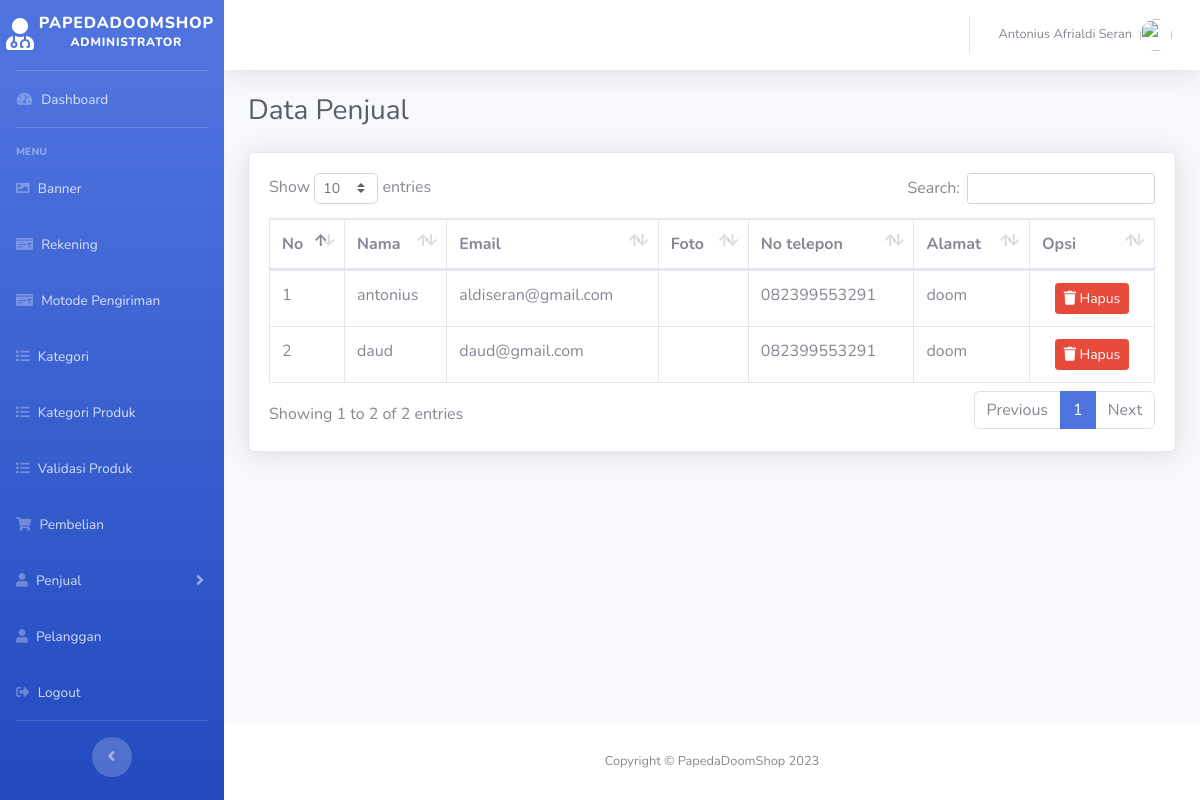
Page /admin/index.php?penjual (signed in) on the committed database.
### tables this page shows
CREATE TABLE `penjual` (
  `id_penjual` int(11) NOT NULL,
  `id_toko` int(11) NOT NULL,
  `id_data_bank` int(11) NOT NULL,
  `nama_penjual` varchar(50) NOT NULL,
  `username` varchar(50) NOT NULL,
  `email` varchar(255) NOT NULL,
  `no_hp` char(12) DEFAULT NULL,
  `alamat_penjual` varchar(50) NOT NULL,
  `gambar_penjual` varchar(255) NOT NULL,
  `kata_sandi` varchar(255) NOT NULL
);

### admin/penjual.php (the view, shortened to what this page needs)
<?php
    $ambil = $koneksi->query("SELECT * FROM penjual");
    $data_penjual = array();
    while($pecah = $ambil->fetch_assoc()){
        $data_penjual[] = $pecah;
    }
?>
<h1 class="h3 mb-4 text-gray-800">Data Penjual</h1>
<div class="card shadow">
    <div class="card-body">
        <div class="table-responsive">
            <table class="table table-bordered" id="dataTable" width="100%" cellspacing="0">
                <thead>
                    <tr>
                        <th>No</th>
                        <th>Nama</th>
                        <th>Email</th>
                        <th>Foto</th>
                        <th>No telepon</th>
                        <th>Alamat</th>
                        <th>Opsi</th>
                    </tr>
                </thead>
                <tbody>
                    <?php foreach ($data_penjual as $key => $values): ?>
                        <tr>
                            <td width="50"><?php echo $key+1 ?></td>
                            <td><?php echo $values['nama_penjual'] ?></td>
                            <td><?php echo $values['email'] ?></td>
                            <td>
                            </td>
                            <td><?php echo $values['no_hp'] ?></td>
                            <td><?php echo $values['alamat_penjual'] ?></td>
                            <td class="text-center" width="100">
                                <a href="index.php?hapus_penjual&id_penjual=<?php echo $values['id_penjual'] ?>" class="btn btn-sm btn-danger">
                                    <i class="fas fa-trash"></i> Hapus
                                </a>
                            </td>
                        </tr>
                    <?php endforeach ?>
                </tbody>
            </table>
        </div>
    </div>
</div>

### admin/index.php (shortened to what this page needs)
<?php
include '../config/koneksi.php';
$id_admin = isset($_SESSION['id_admin']) ? $_SESSION['id_admin'] : '';
$ambil = $koneksi->query("SELECT * FROM admin WHERE id_admin = $id_admin");
$data_admin = $ambil->fetch_assoc();
?>
<!DOCTYPE html>
<html lang="en">
<head>
    <link href="../assets/admin/vendor/fontawesome-free/css/all.min.css" rel="stylesheet" type="text/css">
    <link href="../assets/admin/css/sb-admin-2.min.css" rel="stylesheet">
    <link href="../assets/admin/vendor/datatables/dataTables.bootstrap4.min.css" rel="stylesheet">
</head>
<body id="page-top">
    <div id="wrapper">
        <ul class="navbar-nav bg-gradient-primary sidebar sidebar-dark accordion" id="accordionSidebar">
            <a class="sidebar-brand d-flex align-items-center justify-content-center" href="index.php">
                <div class="sidebar-brand-icon ">
                    <i class="fas fa-user-md"></i>
                </div>
                <div class="sidebar-brand-text mx-1">papedadoomshop <sup>Administrator</sup></div>
            </a>
            <hr class="sidebar-divider my-0">
            <li class="nav-item">
                <a class="nav-link" href="index.php">
                    <i class="fas fa-fw fa-tachometer-alt"></i>
                    <span>Dashboard</span></a>
            </li>
            <hr class="sidebar-divider">
            <div class="sidebar-heading">
                Menu
            </div>
            <li class="nav-item">
                <a class="nav-link" href="index.php?banner_utama">
                    <i class="fas fa-image"></i>
                    <span>Banner</span>
                </a>
            </li>
            <li class="nav-item">
                <a class="nav-link" href="index.php?rekening">
                <i class="fas fa-solib fa-money-check"></i>
                    <span> Rekening</span>
                </a>
            </li>
             <li class="nav-item">
                <a class="nav-link" href="index.php?ongkir">
                <i class="fas fa-solib fa-money-check"></i>
                    <span> Motode Pengiriman</span>
                </a>
            </li>
            <li class="nav-item">
                <a class="nav-link" href="index.php?kategori">
                    <i class="fas fa-list"></i>
                    <span>Kategori</span>
                </a>
            </li>
             <li class="nav-item">
                <a class="nav-link" href="index.php?kategori_produk">
                    <i class="fas fa-list"></i>
                    <span>Kategori Produk</span>
                </a>
            </li>
            <li class="nav-item">
                <a class="nav-link" href="index.php?produk">
                    <i class="fas fa-list"></i>
                    <span>Validasi Produk</span>
                </a>
            </li>
            <li class="nav-item">
                <a class="nav-link" href="index.php?pembelian">
                    <i class="fas fa-shopping-cart"></i>
                    <span>Pembelian</span>
                </a>
            </li>
            <li class="nav-item">
                <a class="nav-link collapsed" href="#" data-toggle="collapse" data-target="#collapseTwo"
                    aria-expanded="true" aria-controls="collapseTwo">
                    <i class="fas fa-user"></i>
                    <span>Penjual</span>
                </a>
            </li>
            <li class="nav-item">
                <a class="nav-link" href="index.php?pelanggan">
                    <i class="fas fa-user"></i>
                    <span>Pelanggan</span>
                </a>
            </li>
            <li class="nav-item">
                <a class="nav-link" href="../index.php?logout">
                    <i class="fas fa-sign-out-alt"></i>
                    <span>Logout</span>
                </a>
            </li>
            <hr class="sidebar-divider d-none d-md-block">
            <div class="text-center d-none d-md-inline">
                <button class="rounded-circle border-0" id="sidebarToggle"></button>
            </div>
        </ul>
        <div id="content-wrapper" class="d-flex flex-column">
            <div id="content">
                <nav class="navbar navbar-expand navbar-light bg-white topbar mb-4 static-top shadow">
                    <ul class="navbar-nav ml-auto">
                        <li class="nav-item dropdown no-arrow">
                            <a class="nav-link dropdown-toggle" href="#" id="userDropdown" role="button"
                                data-toggle="dropdown" aria-haspopup="true" aria-expanded="false">
                                <span class="mr-2 d-none d-lg-inline text-gray-600 small"><?php echo $data_admin['nama_admin']; ?></span>
                                <img class="img-profile rounded-circle"
                                    src="images/pofile/undraw_profile_2.svg">
                            </a>
                        </li>
                    </ul>
                </nav>
                <div class="container-fluid">
                    <?php
                    if(isset($_GET['banner_utama'])){
                        include 'banner_utama.php';
                    }
                    elseif(isset($_GET['tambah_banner_utama'])){
                        include 'tambah/tambah_banner_utama.php';
                    }
                    elseif(isset($_GET['edit_banner_utama'])){
                        include 'edit/edit_banner_utama.php';
                    }
                    elseif(isset($_GET['hapus_banner_utama'])){
                        include 'hapus/hapus_banner_utama.php';
                    }
                    elseif(isset($_GET['rekening'])){
                        include 'rekening.php';
                    }
                    elseif(isset($_GET['tambah_bank'])){
                        include 'tambah/tambah_bank.php';
                    }
                    elseif(isset($_GET['edit_bank'])){
                        include 'edit/edit_bank.php';
                    }
                    elseif(isset($_GET['hapus_bank'])){
                        include 'hapus/hapus_bank.php';
                    }
                    elseif(isset($_GET['ongkir'])){
                        include 'ongkir.php';
                    }
                    elseif(isset($_GET['tambah_ongkir'])){
                        include 'tambah/tambah_ongkir.php';
                    }
                    elseif(isset($_GET['edit_ongkir'])){
                        include 'edit/edit_ongkir.php';
                    }
                    elseif(isset($_GET['hapus_ongkir'])){
                        include 'hapus/hapus_ongkir.php';
                    }
                    elseif(isset($_GET['profile'])){
                        include 'profile.php';
                    }
                    elseif(isset($_GET['kategori'])){
                        include 'kategori.php';
                    }
                    elseif(isset($_GET['tambah_kategori'])){
                        include 'tambah/tambah_kategori.php';
                    }
                    elseif(isset($_GET['edit_kategori'])){
                        include 'edit/edit_kategori.php';
                    }
                    elseif(isset($_GET['hapus_kategori'])){
                        include 'hapus/hapus_kategori.php';
                    }
                    elseif(isset($_GET['kategori_produk'])){
                        include 'kategori_produk.php';
                    }
                    elseif(isset($_GET['tambah_produk_kategori'])){
                        include 'tambah/tambah_produk_kategori.php';
                    }
                    elseif(isset($_GET['edit_produk_kategori'])){
                        include 'edit/edit_produk_kategori.php';
                    }
                    elseif(isset($_GET['hapus_produk_kategori'])){
                        include 'hapus/hapus_produk_kategori.php';
                    }
                    elseif(isset($_GET['produk'])){
                        include 'produk.php';
                    }
                    elseif(isset($_GET['detail_produk'])){
                        include 'detail/detail_produk.php';
                    }
                    elseif(isset($_GET['hapus_produk'])){
                        include 'hapus/hapus_produk.php';
                    }
                    elseif(isset($_GET['pembelian'])){
                        include 'pembelian.php';
                    }
                    elseif(isset($_GET['hapus_pembelian'])){
                        include 'hapus/hapus_pembelian.php';
                    }
                    elseif(isset($_GET['detail_pembelian'])){
                        include 'detail/detail_pembelian.php';
                    }
                     elseif(isset($_GET['pembayaran'])){
                        include 'pembayaran.php';
                    }
                    elseif(isset($_GET['penjual'])){
                        include 'penjual.php';
                    }
                    elseif(isset($_GET['hapus_penjual'])){
                        include 'hapus/hapus_penjual.php';
                    }
                    elseif(isset($_GET['toko'])){
                        include 'toko.php';
                    }
                    elseif(isset($_GET['hapus_toko'])){
                        include 'hapus/hapus_toko.php';
                    }
                    elseif(isset($_GET['detail_toko'])){
                        include 'detail/detail_toko.php';
                    }
                    elseif(isset($_GET['pelanggan'])){
                        include 'pelanggan.php';
                    }
                    elseif(isset($_GET['hapus_pembeli'])){
                        include 'hapus/hapus_pembeli.php';
                    }
                    elseif(isset($_GET['logout'])){
                        include 'logout.php';
                    }
                    else{
                        include 'dashboard.php';
                    }
                    ?>
                </div>
            </div>
            <footer class="sticky-footer bg-white">
                <div class="container my-auto">
                    <div class="copyright text-center my-auto">
                        <span>Copyright &copy; PapedaDoomShop 2023</span>
                    </div>
                </div>
            </footer>
        </div>
    </div>
</body>
</html>

### rows in the picture
penjual: nama_penjual "antonius", email "aldiseran@gmail.com", no_hp "082399553291", alamat_penjual "doom"
penjual: nama_penjual "daud", email "daud@gmail.com", no_hp "082399553291", alamat_penjual "doom"

### other values in the picture
$data_admin['nama_admin'] "Antonius Afrialdi Seran"
